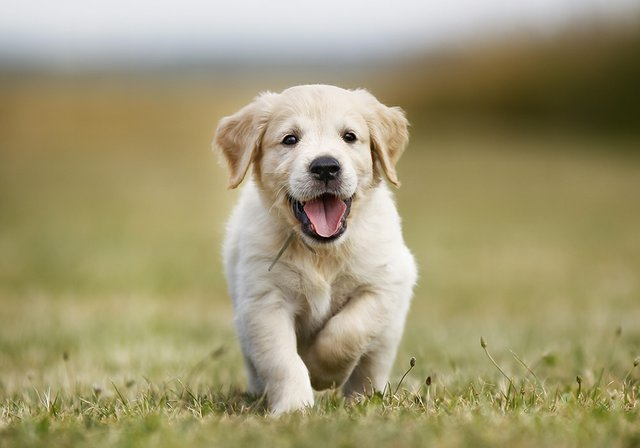
#> input picture examples/dog.jpg, 640 x 448 px
$ python dog.py
#> lines starting #> are read from the running program, lines starting #| are printed output that depends on the picture
from PIL import Image
import numpy as np
from numpy import asarray


image = Image.open('dog.jpg').convert('L')
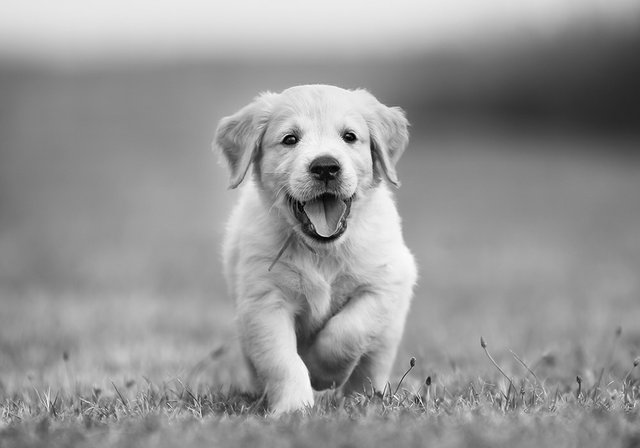
#> image: PIL image 640x448 L; min 0, max 253, mean 150

data = asarray(image)
print(type(data))
#| <class 'numpy.ndarray'>
# summarize shape
m, n = data.shape
#> m = 448; n = 640

U, s, V = np.linalg.svd(data, full_matrices=True)
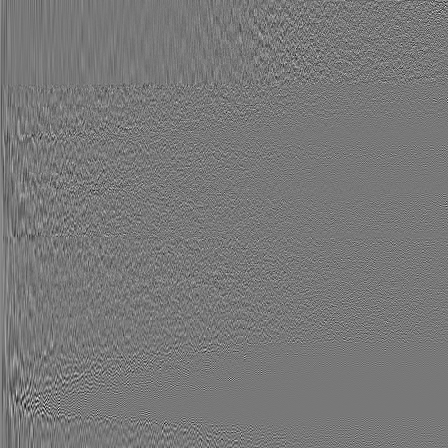
#> U: shape (448, 448) float64; min -0.34, max 0.379, mean 9.69e-05; drawn with min black and max white
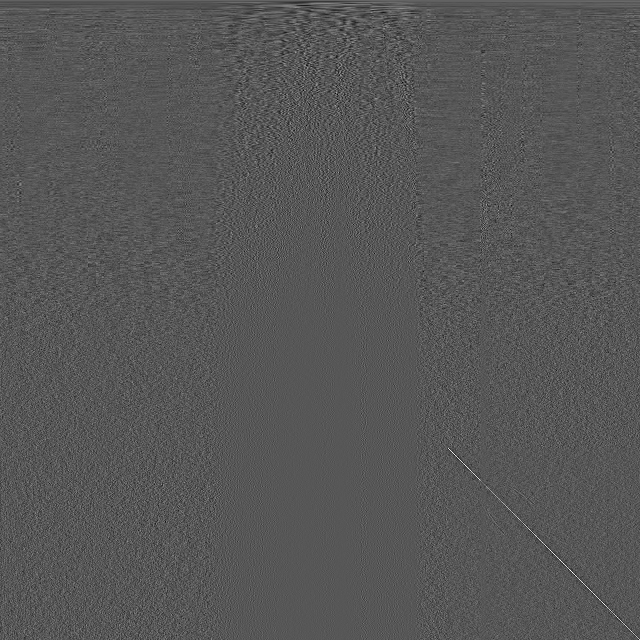
#> V: shape (640, 640) float64; min -0.281, max 0.543, mean 6.33e-05; drawn with min black and max white
#> s = 448 values, max 81691.5 at index 0, min 1.53 at index 447, mean 392.7

print(s.shape)
#| (448,)

for r in [5, 20, 100]:
    data_approx = np.dot(U[:, :r], np.dot(np.diag(s[:r]), V[:r, :]))
    compressed_image = Image.fromarray(data_approx)
    compressed_image.show()
#> this loop made 3 passes
#> pass 1, `data_approx = np.dot(U[:, :r], np.dot(np.diag(s[:r]), V[:r, :]))`:
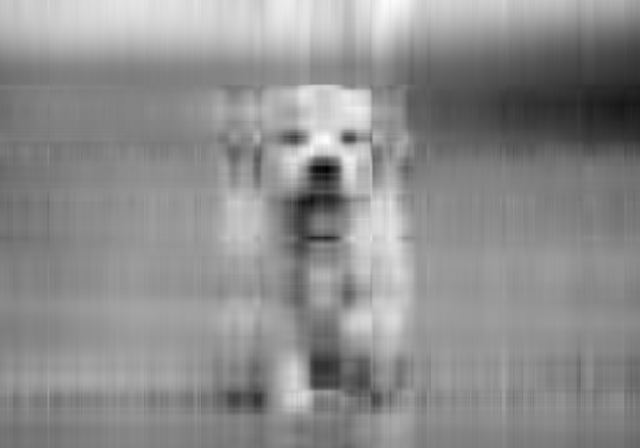
#> data_approx: shape (448, 640) float64; min -4.55, max 273.7, mean 150; drawn with min black and max white
